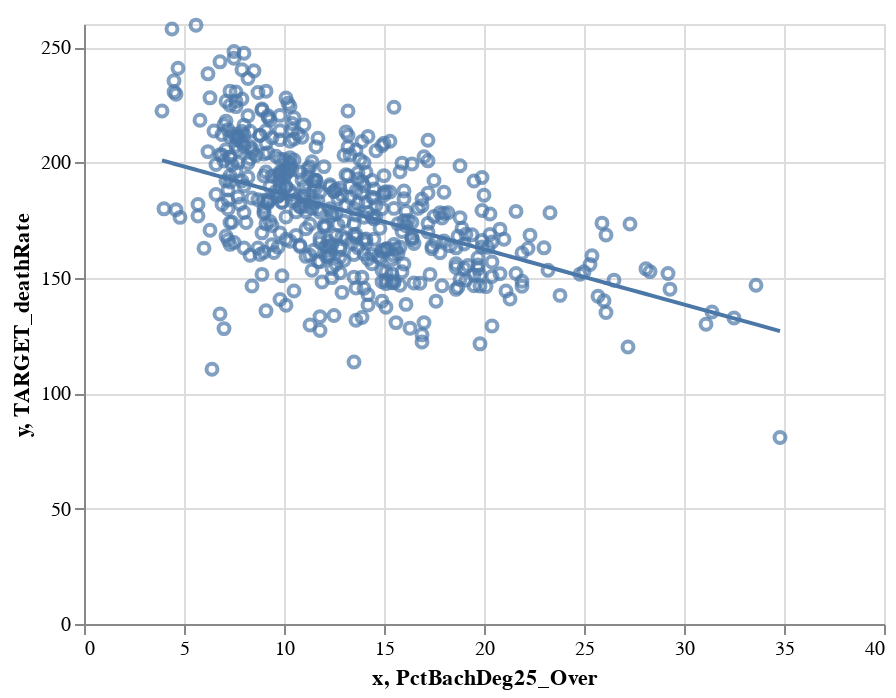

Write notebook code for a chart like this one.
### Code cell
line, scatter, mse = results("PctBachDeg25_Over", "test")
print(mse)
line+scatter

### Figure 1 — Vega-Lite specification as saved in the notebook (floating-point values rounded to 4 significant figures; data arrays with more than 128 entries replaced by an {"elided": "..."} marker saying what was removed)
{"config": {"view": {"continuousWidth": 400, "continuousHeight": 300}}, "layer": [{"data": {"name": "data-af28c2902f6030ba06efefe781e6696d"}, "mark": "line", "encoding": {"x": {"field": "x", "type": "quantitative"}, "y": {"field": "y", "type": "quantitative"}}}, {"data": {"name": "data-cafa4c4bd924fde3403c2814e30024c4"}, "mark": "point", "encoding": {"x": {"field": "PctBachDeg25_Over", "type": "quantitative"}, "y": {"field": "TARGET_deathRate", "type": "quantitative"}}}], "$schema": "https://vega.github.io/schema/vega-lite/v4.17.0.json", "datasets": {"data-af28c2902f6030ba06efefe781e6696d": {"elided": "500 records"}, "data-cafa4c4bd924fde3403c2814e30024c4": {"elided": "500 records"}}}
